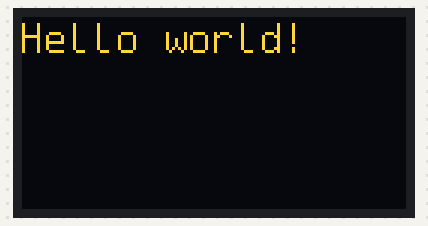
The sketch below on a simulated Arduino Uno, built with avr-gcc and run on an emulated ATmega328P. Shown: 128×64 one-colour display. Wiring (inferred from the names in the program): DS3231 clock at I2C address 0x68. The OLED is the two-colour kind (top 16 rows yellow); the local clock reads 2024-03-15 10:24:30 at power-on unless the sketch sets it; the GPS gets a fix after 3 s at 37.7749, -122.4194 with 8 satellites.

Above: at 0.1 s.
At 1.1 s:
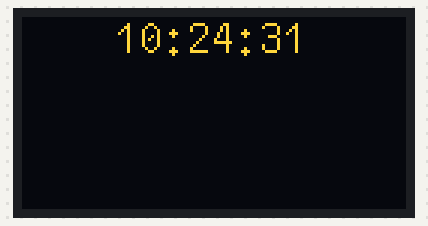
At 10.1 s:
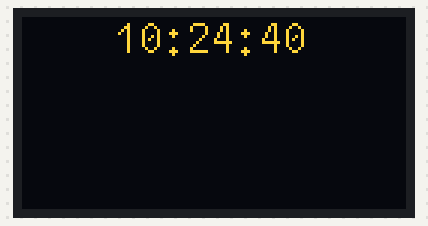
At 20.1 s:
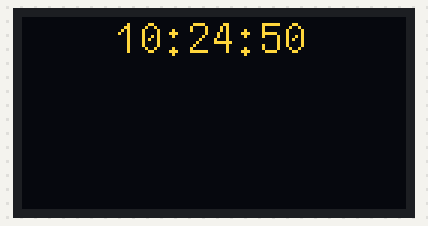
At 29.1 s:
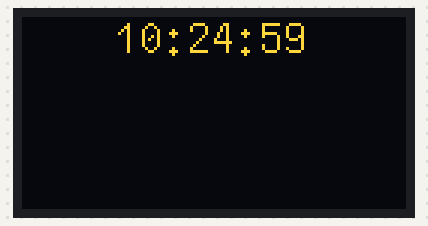
At 39.1 s:
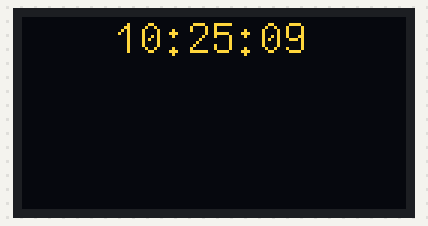

The sketch:

RTC+GPS+Display.ino
```cpp
// Iclude Libs
// Libs RTC
#include <Wire.h>
// Libs GPS
#include <TinyGPS++.h>
#include <SoftwareSerial.h>
// Libs Display
#include <SPI.h>
#include "SSD1306Ascii.h"
#include "SSD1306AsciiSpi.h"

//RTC
byte second, minute, hour, dayOfWeek, day, month, year;
#define DS3231_I2C_ADDRESS 0x68

//GPS
static const int RXPin = 4, TXPin = 3;
static const uint32_t GPSBaud = 9600;
// The TinyGPS++ object
TinyGPSPlus gps;
// The serial connection to the GPS device
SoftwareSerial ss(RXPin, TXPin);

// Define Pins
#define CS_PIN    7
#define RST_PIN   8
#define DC_PIN    9
#define MOSI_PIN 11
#define CLK_PIN  13

SSD1306AsciiSpi oled;

void setup() {
  //GPS Set Up
  Serial.begin(9600);
  ss.begin(GPSBaud);
  //RTC Set Up
  Wire.begin();
  // Display Set Up
  oled.begin(&Adafruit128x64, CS_PIN, DC_PIN, RST_PIN);
  // Fonts Select
  oled.setFont(ZevvPeep8x16);
  // Clear Dis
  oled.clear();
  // Testing
  oled.println("Hello world!");
  delay(1000);
  // set RTC time and date with GPS input
  setDS3231time();
  oled.clear();
}
void loop() {
  //read time from RTC to update time and val
  readDS3231time(&second, &minute, &hour, &dayOfWeek, &day, &month,  &year);
  //display time in line 0
  oled.setCursor(4 * 8, 0 * 2);
  oled.print(hour < 10 ? "0" : "");
  oled.print(hour);
  oled.print(":");
  oled.print(minute < 10 ? "0" : "");
  oled.print(minute);
  oled.print(":");
  oled.print(second < 10 ? "0" : "");
  oled.print(second);
}

//functions
byte decToBcd(byte val)// convert dec to bin
{
  return ((val / 10 * 16) + (val % 10));
}

byte bcdToDec(byte val)// convert bin to dec
{
  return ((val / 16 * 10) + (val % 16));
}

void setDS3231time() { // set RTC time and date with GPS input
  // check for valid data
  if (gps.encode(ss.read())) {
    if (gps.date.isValid() && gps.time.isValid()) {
      Wire.beginTransmission(DS3231_I2C_ADDRESS);
      Wire.write(0);
      // set time
      Wire.write(decToBcd(gps.time.second()));
      Wire.write(decToBcd(gps.time.minute()));
      Wire.write(decToBcd(gps.time.hour()));
      // set date
      Wire.write(decToBcd(dayOfWeek));
      Wire.write(decToBcd(gps.date.day()));
      Wire.write(decToBcd(gps.date.month()));
      Wire.write(decToBcd(gps.date.year()));
      Wire.endTransmission();
    }
    else {
      //if the time and date are not valid rerun the function
      setDS3231time();
    }
  }
}
// read RTC time and date
void readDS3231time(byte *second, byte *minute, byte *hour, byte *dayOfWeek, byte *day, byte *month, byte *year) {
  Wire.beginTransmission(DS3231_I2C_ADDRESS);
  Wire.write(0);
  Wire.endTransmission();
  Wire.requestFrom(DS3231_I2C_ADDRESS, 7);

  *second = bcdToDec(Wire.read() & 0x7f);
  *minute = bcdToDec(Wire.read());
  *hour = bcdToDec(Wire.read() & 0x3f);
  *dayOfWeek = bcdToDec(Wire.read());
  *day = bcdToDec(Wire.read());
  *month = bcdToDec(Wire.read());
  *year = bcdToDec(Wire.read()) + 2000;
}
```

Measured:
- what the display in image 1 shows lasts 1.0 s, from 1.0 s to 2.0 s
